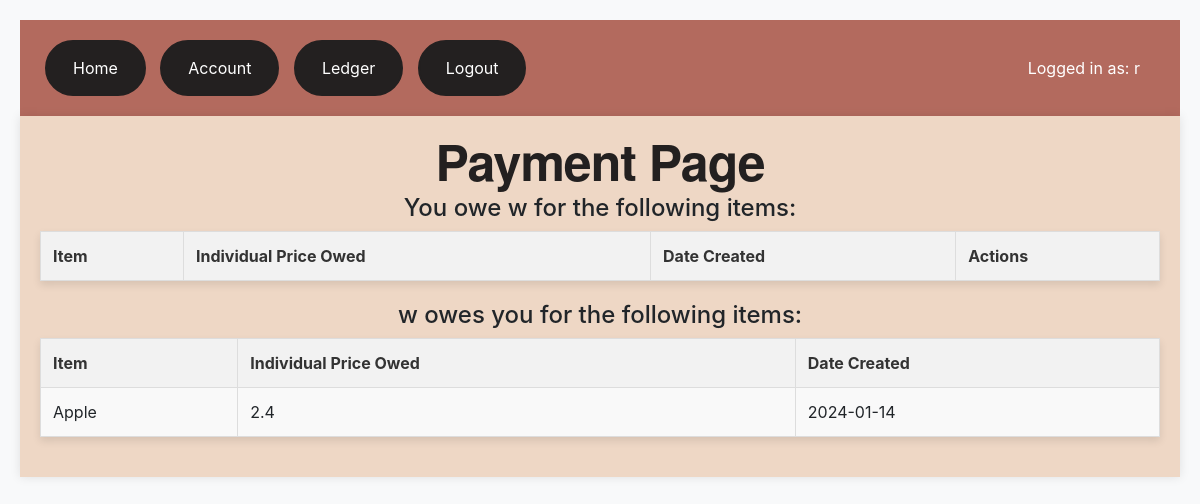
The page /pay/2 (signed in) on the database its author committed.
### app/models.py (models this page shows, shortened)
class Users(UserMixin, db.Model):
    __tablename__ = 'users'
    id = db.Column(db.Integer, primary_key=True)
    username = db.Column(db.String(250), unique=True, nullable=False)
    password = db.Column(db.String(250), nullable=False)
    balance = db.Column(db.Float, nullable=False)
    date_created = db.Column(db.DateTime, default=datetime.utcnow)
    items = db.relationship('Items', secondary='user_items', backref='users')

class Items(db.Model):
    __tablename__ = 'items'
    id = db.Column(db.Integer, primary_key=True)
    itemName = db.Column(db.String(200), nullable=False)
    itemPrice = db.Column(db.Float, nullable=False)
    payerID = db.Column(db.Integer, db.ForeignKey('users.id'))
    date_created = db.Column(db.DateTime, default=datetime.utcnow)
    paid = db.Column(db.Boolean, default=False)

### app/routes/account.py (the view, shortened to what this page needs)
@account_bp.route('/pay/<int:id>')
def pay(id):
    owed_balance = 0.00
    user_to_pay = Users.query.get_or_404(id)
    if current_user.is_authenticated and current_user != user_to_pay:
        try:
            oweList = Items.query.filter_by(payerID=user_to_pay.id)
            oweList_pass = []
            oweAmount_pass = []
            oweListDate_pass = []
            itemBuyerList_pass = []
            owedList = Items.query.filter_by(payerID=current_user.id)
            owedList_pass = []
            owedAmount_pass = []
            owedListDate_pass = []
            for item in owedList:
                if user_to_pay in item.users:
                    owed_balance -= item.itemPrice / len(item.users)
                    owedAmount_pass.append(item.itemPrice / len(item.users))
                    owedList_pass.append(item)
                    owedListDate_pass.append(item.date_created.date())
            combined_owe_list = zip(oweList_pass, oweAmount_pass, oweListDate_pass, itemBuyerList_pass)
            combined_owed_list = zip(owedList_pass, owedAmount_pass, owedListDate_pass)
            return render_template('payment.html', balance=owed_balance, user_to_pay=user_to_pay, combined_owe_list=combined_owe_list, combined_owed_list=combined_owed_list, item_user_status_dict=item_user_status_dict)
        except:
            return 'There was an issue loading the pay page for that user'
    else:
        return "You have to log in to pay another user."

### app/__init__.py (called while the page is built)
@login_manager.user_loader
def loader_user(user_id):
    from .models import Users
    return Users.query.get(int(user_id))

### templates/payment.html (shortened to what this page needs)
{% extends 'base.html' %}
{% block body %}
    <h1>Payment Page</h1>
    <h4>You owe {{user_to_pay.username}} for the following items:</h4>
    <table>
    <tr>
        <th>Item</th>
        <th>Individual Price Owed</th>
        <th>Date Created</th>
        <th>Actions</th>
    </tr>
</table>
<br>
<h4>{{user_to_pay.username}} owes you for the following items:</h4>
<table>
    <tr>
        <th>Item</th>
        <th>Individual Price Owed</th>
        <th>Date Created</th>
    </tr>
    {% for item, amount, date in combined_owed_list %}
    <tr>
        <td>{{ item.itemName }}</td>
        <td>{{ amount }}</td>
        <td>{{ date }}</td>
    </tr>
    {% endfor %}
</table>
{% endblock %}

### templates/base.html (shortened to what this page needs)
<!DOCTYPE html>
<html lang="en">
<head>
    <link rel="stylesheet" href="https://cdn.jsdelivr.net/npm/bootstrap@4.3.1/dist/css/bootstrap.min.css">
    <link rel="stylesheet" href="{{ url_for('static', filename='css/main.css') }}">
</head>
<body>
    <nav>
        {% if current_user.is_authenticated %}
            <div>
                <a href="{{ url_for('homepage.index') }}">Home</a>
                <a href="{{ url_for('account.account') }}">Account</a>
                <a href="{{ url_for('ledger.ledger') }}">Ledger</a>
                <a href="{{ url_for('account.account_logout') }}">Logout</a>
            </div>
            <div class="logged-in-message">
                    Logged in as: {{ current_user.username }}
            </div>
        {% endif %}
    </nav>
    <div class="main-container">{% block body %}{% endblock %}</div>
</body>
</html>

### static/css/main.css (style rules this page uses)
body { background-color: #f8f9fa; padding: 20px; text-align: center; }
.main-container { background-color: #EED7C5; padding: 20px; box-shadow: 0px 0px 10px rgba(0, 0, 0, 0.1); display:flex; justify-content:center; flex-wrap: wrap; }
h1 { color: #232020; font-family: 'Helvetica Neue', sans-serif; font-size: 50px; font-weight: bold; letter-spacing: -1px; line-height: 1; text-align: center; width: 100%; }
nav { background-color: #B36A5E; overflow: hidden; display: flex; justify-content: space-between; align-items: center; padding: 20px 20px; }
nav a { color: white; text-align: center; padding: 14px 26px; text-decoration: none; border-radius: 32px; border: 2px solid #232020; display: inline-block; background-color: #232020; margin: 0 5px; }
.logged-in-message { color: white; margin-left: auto; padding-right: 20px; }
table { width: 100%; border-collapse: collapse; margin-bottom: 20px; box-shadow: 0 4px 8px rgba(0, 0, 0, 0.1); background-color: #fff; }
th, td { border: 1px solid #ddd; padding: 12px; text-align: left; }
th { background-color: #f2f2f2; color: #333; }
tr:nth-child(even) { background-color: #f9f9f9; }

### rows shown on the page
Users: username "r"
Users: username "w"
Items: itemName "Apple", amount "2.4", date_created "2024-01-14"
